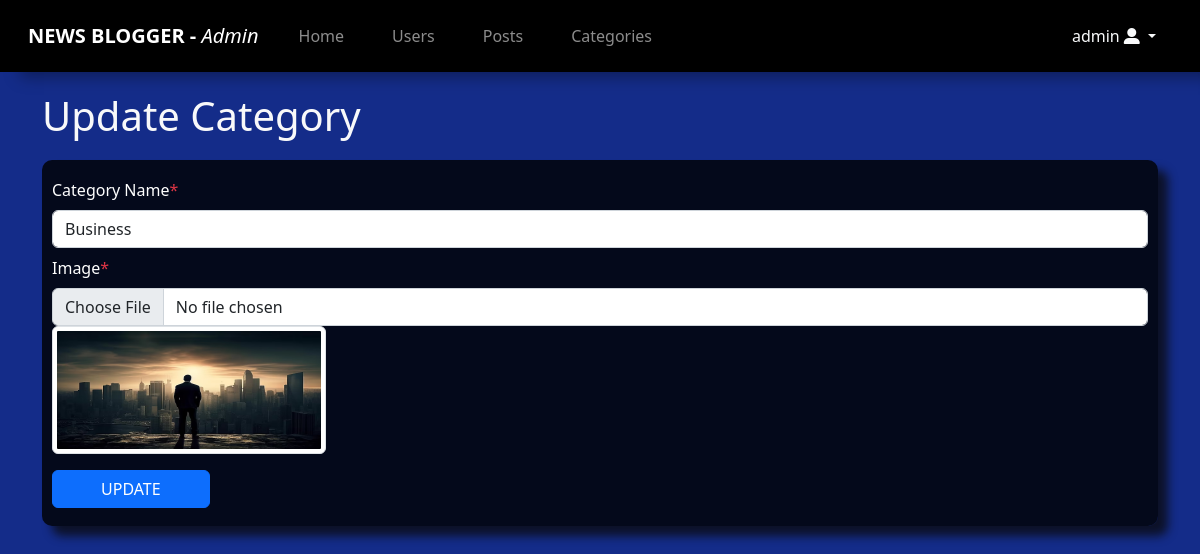
/src/admin/updcategory.php?id=1 (signed in), run on the app's committed database.
### tables this page shows
CREATE TABLE `categories` (
  `cid` int(11) NOT NULL,
  `category` varchar(155) NOT NULL,
  `posts_no` int(11) NOT NULL DEFAULT 0,
  `img` varchar(200) NOT NULL
);

### src/admin/updcategory.php (the view, shortened to what this page needs)
<?php
require_once "./header.php"
?>
<div class="container">
    <h1 class="text-light">Update Category</h1>
    <?php
    $id = $_GET['id'] ? $_GET['id'] : "";
    $sql = "SELECT * FROM categories WHERE cid = '" . $id . "'";
    $result = $con->query($sql);
    if ($result->num_rows > 0) {
        while ($row = $result->fetch_object()) {
    ?>
            <form class="form" action="<?= $_SERVER['PHP_SELF'] ?>" method="post" enctype="multipart/form-data">
                <div class="form-group my-2">
                    <label for="category" class="form-label">Category Name<span class="text-danger">*</span></label>
                    <input type="text" class="form-control" name="category" id="category" value="<?= $row->category ?>">
                </div>
                <div class="form-group my-2">
                    <label for="new-cat-img" class="form-label">Image<span class="text-danger">*</span></label>
                    <input type="file" class="form-control" name="new-cat-img" id="new-cat-img">
                    <img style="height: 8rem;" src="../static/images/cat-thumbnails/<?= $row->img ?>" class="img-thumbnail w-25" alt="current post image">
                </div>
                <button type="submit" name="update" class="btn btn-primary my-2 px-5">UPDATE</button>
            </form>
    <?php }
    } ?>
</div>
<?php
require_once "./footer.php"
?>

### src/admin/admin.css (style rules this page uses)
body { background-color: rgba(0, 27, 127, 0.922); box-sizing: border-box; margin: 0; padding: 0; overflow-x: hidden; max-width: 100%; }
.form { background-color: rgba(0, 0, 0, .8); padding: 10px; box-shadow: 10px 10px 10px rgba(10, 9, 9, 0.754); border-radius: 10px; margin: 20px auto; color: #fff; }

### src/static/css/mediaq.css (style rules this page uses)
@media only screen and (min-width: 564px) { html { font-size: 65%; } }
@media only screen and (min-width: 768px) { html, table { font-size: 75%; } }
@media only screen and (min-width: 992px) { html, table { font-size: 85%; } }
@media only screen and (min-width: 1100px) { html, table { font-size: 100%; } }

### data on the page
categories: category "Business", img (picture)

### other printed values
$_SESSION['username'] "admin"
